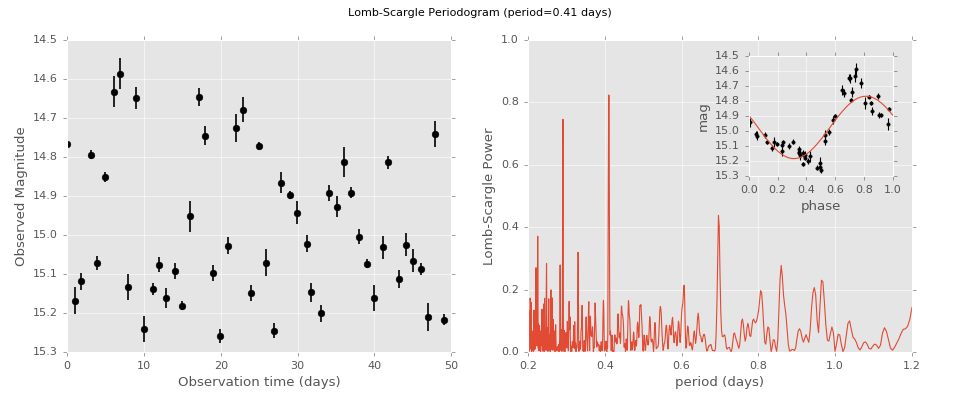

The script that drew this image:
import numpy as np
import matplotlib.pyplot as plt
plt.style.use('ggplot')

from lombscargle import LombScargle


def simulated_data(N, rseed=2, period=0.41, phase=0.0):
    """Simulate data based from a pre-computed empirical fit"""

    # coefficients from a 5-term Fourier fit to SDSS object 1019544
    coeffs = [-0.0191, 0.1375, -0.1968, 0.0959, 0.075,
              -0.0686, 0.0307, -0.0045, -0.0421, 0.0216, 0.0041]

    rand = np.random.RandomState(rseed)
    t = phase + np.arange(N, dtype=float)
    t += 0.1 * rand.randn(N)
    dmag = 0.01 + 0.03 * rand.rand(N)

    omega = 2 * np.pi / period
    n = np.arange(1 + len(coeffs) // 2)[:, None]

    mag = (15 + dmag * rand.randn(N)
           + np.dot(coeffs[::2], np.cos(n * omega * t)) +
           + np.dot(coeffs[1::2], np.sin(n[1:] * omega * t)))

    return t, mag, dmag


# generate data and compute the periodogram
t, mag, dmag = simulated_data(50)
freq, PLS = LombScargle(t, mag, dmag).autopower(minimum_frequency=1 / 1.2,
                                                maximum_frequency=1 / 0.2)
best_freq = freq[np.argmax(PLS)]
phase = (t * best_freq) % 1

# compute the best-fit model
phase_fit = np.linspace(0, 1)
mag_fit = LombScargle(t, mag, dmag).model(t=phase_fit / best_freq,
                                          frequency=best_freq)

# set up the figure & axes for plotting
fig, ax = plt.subplots(1, 2, figsize=(12, 5))
fig.suptitle('Lomb-Scargle Periodogram (period=0.41 days)')
fig.subplots_adjust(bottom=0.12, left=0.07, right=0.95)
inset = fig.add_axes([0.78, 0.56, 0.15, 0.3])

# plot the raw data
ax[0].errorbar(t, mag, dmag, fmt='ok', elinewidth=1.5, capsize=0)
ax[0].invert_yaxis()
ax[0].set(xlim=(0, 50),
          xlabel='Observation time (days)',
          ylabel='Observed Magnitude')

# plot the periodogram
ax[1].plot(1. / freq, PLS)
ax[1].set(xlabel='period (days)',
          ylabel='Lomb-Scargle Power',
          xlim=(0.2, 1.2),
          ylim=(0, 1));

# plot the phased data & model in the inset
inset.errorbar(phase, mag, dmag, fmt='.k', capsize=0)
inset.plot(phase_fit, mag_fit)
inset.invert_yaxis()
inset.set_xlabel('phase')
inset.set_ylabel('mag')
